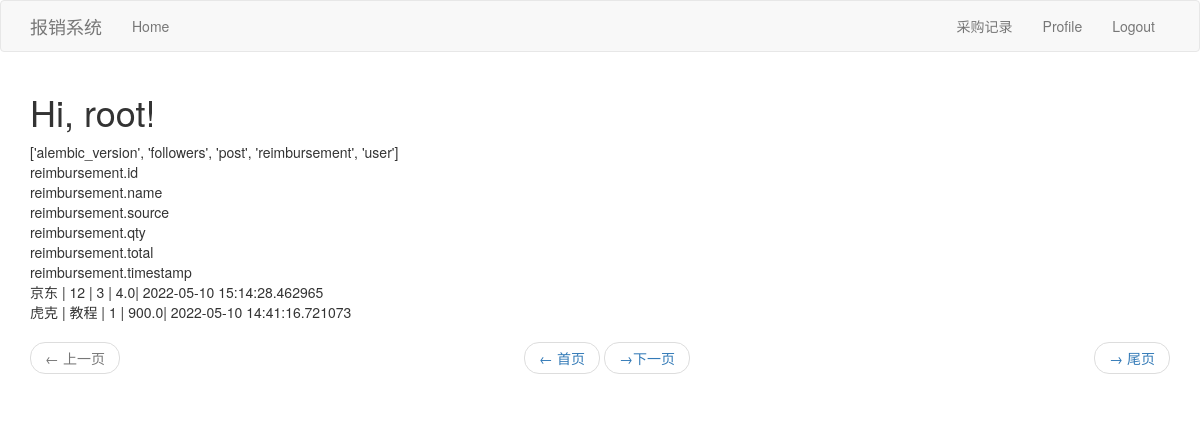
Page /index (signed in) on the committed database.
### app/models.py (models this page shows, shortened)
class User(UserMixin,db.Model):
    id = db.Column(db.Integer, primary_key=True)
    username = db.Column(db.String(64), index=True, unique=True)
    email = db.Column(db.String(120), index=True, unique=True)
    password_hash = db.Column(db.String(128))
    about_me = db.Column(db.String(140))
    last_seen = db.Column(db.DateTime, default=datetime.utcnow)
    followed = db.relationship(
        'User', secondary=followers,
        primaryjoin=(followers.c.follower_id == id),
        secondaryjoin=(followers.c.followed_id == id),
        backref=db.backref('followers', lazy='dynamic'), lazy='dynamic')
    posts = db.relationship('Post', backref='author', lazy='dynamic')

class Reimbursement(db.Model):
    id = db.Column(db.Integer,primary_key=True,autoincrement=True)
    source = db.Column(db.String(10))
    name = db.Column(db.String(50))
    qty = db.Column(db.Integer)
    total = db.Column(db.Float)
    timestamp = db.Column(db.DateTime, index=True, default=datetime.utcnow)

### app/routes.py (the view)
@app.route('/')
@app.route('/index')
@login_required
def index():
    page = request.args.get('page', 1, type=int)
    reimbursements = Reimbursement.query.order_by(Reimbursement.timestamp.desc()).paginate(
        page, app.config['POSTS_PER_PAGE'], False)
    Allpages = math.ceil(int(reimbursements.total) /  app.config['POSTS_PER_PAGE'])
    first_url = url_for('index', baseDict=baseDict, page=1)
    next_url = url_for('index', baseDict=baseDict,page=reimbursements.next_num) \
        if reimbursements.has_next else None
    prev_url = url_for('index',baseDict=baseDict, page=reimbursements.prev_num) \
        if reimbursements.has_prev else None
    last_url = url_for('index', page=Allpages)
    return render_template('index.html', baseDict=baseDict, reimbursements=reimbursements.items,
                           first_url=first_url,next_url=next_url, prev_url=prev_url,last_url=last_url)

### app/models.py (called while the page is built)
@login.user_loader
def load_user(id):
    return User.query.get(int(id))

### app/routes.py (called while the page is built)
@app.before_request
def before_request():
    if current_user.is_authenticated:
        current_user.last_seen = datetime.utcnow()
        db.session.commit()

### app/templates/index.html (shortened to what this page needs)
{% extends "base.html" %}
{% import 'bootstrap/wtf.html' as wtf %}
{% block app_content  %}
    <h1>Hi, {{ current_user.username }}!</h1>
    <div>{{ baseDict['tables'] }}</div>
    {% for field in baseDict['reimbursement'] %}
    <div>{{ field }}</div>
    {% endfor %}
    {% for reimbursement in reimbursements %}
    <div>{{ reimbursement.source }} | {{ reimbursement.name }} | {{ reimbursement.qty }} | {{ reimbursement.total }}| {{ reimbursement.timestamp }} </div>
    {% endfor %}
    <nav aria-label="...">
            <ul class="pager">
                <li class="previous{% if not prev_url %} disabled{% endif %}">
                    <a href="{{ prev_url or '#' }}">
                        <span aria-hidden="true">&larr;</span> 上一页
                    </a>
                </li>
                <li class="first{% if not first_url %} disabled{% endif %}">
                    <a href="{{ first_url or '#' }}">
                        <span aria-hidden="true">&larr;</span> 首页
                    </a>
                </li>
                <li class="next{% if not last_url %} disabled{% endif %}">
                    <a href="{{ last_url or '#' }}">
                        <span aria-hidden="true">&rarr;</span> 尾页
                    </a>
                </li>
                <li class="last{% if not next_url %} disabled{% endif %}">
                    <a href="{{ next_url or '#' }}">
                         <span aria-hidden="true">&rarr;</span>下一页
                    </a>
                </li>
            </ul>
        </nav>
{% endblock %}

### app/templates/base.html (shortened to what this page needs)
  {% extends 'bootstrap/base.html' %}
 {% block navbar %}
    <nav class="navbar navbar-default">
        <div class="container">
            <div class="navbar-header">
                <a class="navbar-brand" href="{{ url_for('index') }}">报销系统</a>
            </div>
            <div class="collapse navbar-collapse" id="bs-example-navbar-collapse-1">
                <ul class="nav navbar-nav">
                    <li><a href="{{ url_for('index') }}">Home</a></li>
                </ul>
                <ul class="nav navbar-nav navbar-right">
                    {% if current_user.is_anonymous %}
                    <li><a href="{{ url_for('auth.login') }}">Login</a></li>
                    {% else %}
                    <li><a href="{{ url_for('reimbursement') }}">采购记录</a></li>
                    <li><a href="{{ url_for('user', username=current_user.username) }}">Profile</a></li>
                    <li><a href="{{ url_for('auth.logout') }}">Logout</a></li>
                    {% endif %}
                </ul>
            </div>
        </div>
          </nav>
        {% endblock %}
        {% block content %}
            <div class="container">
        {% block app_content %}{% endblock %}
    </div>
{% endblock %}

### rows in the picture
User: username "root"
Reimbursement: source "京东", name "12", qty "3", total "4.0", timestamp "2022-05-10 15:14:28.462965"
Reimbursement: source "虎克", name "教程", qty "1", total "900.0", timestamp "2022-05-10 14:41:16.721073"

### other values in the picture
{{ baseDict['tables'] }} "['alembic_version', 'followers', 'post', 'reimbursement', 'user']"
{{ field }} "reimbursement.id" "reimbursement.name" "reimbursement.source" "reimbursement.qty" "reimbursement.total" "reimbursement.timestamp"
